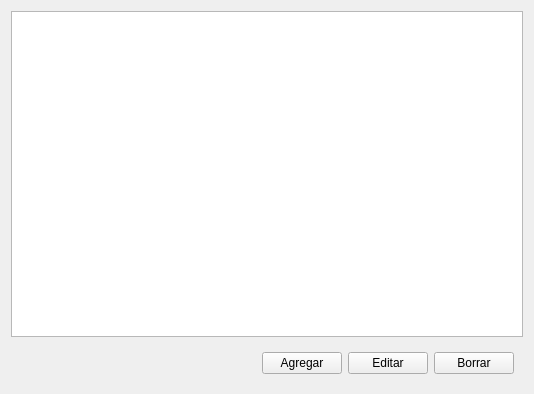
<?xml version="1.0" encoding="UTF-8"?>
<ui version="4.0">
 <class>widget_cliente</class>
 <widget class="QWidget" name="widget_cliente">
  <property name="geometry">
   <rect>
    <x>0</x>
    <y>0</y>
    <width>534</width>
    <height>394</height>
   </rect>
  </property>
  <property name="windowTitle">
   <string>Clientes</string>
  </property>
  <layout class="QVBoxLayout" name="verticalLayout">
   <item>
    <widget class="QTableView" name="table_cli">
     <property name="alternatingRowColors">
      <bool>true</bool>
     </property>
     <property name="selectionMode">
      <enum>QAbstractItemView::SingleSelection</enum>
     </property>
     <property name="selectionBehavior">
      <enum>QAbstractItemView::SelectRows</enum>
     </property>
     <property name="sortingEnabled">
      <bool>true</bool>
     </property>
    </widget>
   </item>
   <item>
    <widget class="QWidget" name="widget" native="true">
     <layout class="QHBoxLayout" name="horizontalLayout">
      <item>
       <spacer name="horizontalSpacer">
        <property name="orientation">
         <enum>Qt::Horizontal</enum>
        </property>
        <property name="sizeHint" stdset="0">
         <size>
          <width>463</width>
          <height>20</height>
         </size>
        </property>
       </spacer>
      </item>
      <item>
       <widget class="QPushButton" name="btn_agregar_cli">
        <property name="text">
         <string>Agregar</string>
        </property>
       </widget>
      </item>
      <item>
       <widget class="QPushButton" name="btn_editar_cli">
        <property name="text">
         <string>Editar</string>
        </property>
       </widget>
      </item>
      <item>
       <widget class="QPushButton" name="btn_borrar_cli">
        <property name="text">
         <string>Borrar</string>
        </property>
       </widget>
      </item>
     </layout>
    </widget>
   </item>
  </layout>
 </widget>
 <resources/>
 <connections/>
</ui>
